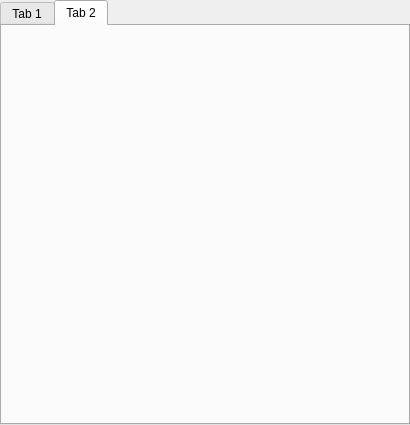
<?xml version="1.0" encoding="UTF-8"?>
<ui version="4.0">
    <class>MainWindow</class>
    <widget class="QMainWindow" name="MainWindow">
        <property name="geometry">
            <rect>
                <x>0</x>
                <y>0</y>
                <width>410</width>
                <height>425</height>
            </rect>
        </property>
        <property name="windowTitle">
            <string>MainWindow</string>
        </property>
        <widget class="QWidget" name="centralwidget">
            <widget class="QTabWidget" name="tabWidget">
                <property name="geometry">
                    <rect>
                        <x>0</x>
                        <y>0</y>
                        <width>410</width>
                        <height>425</height>
                    </rect>
                </property>
                <property name="currentIndex">
                    <number>1</number>
                </property>
                <widget class="QWidget" name="tab">
                    <property name="enabled">
                        <bool>false</bool>
                    </property>
                    <attribute name="title">
                        <string>Tab 1</string>
                    </attribute>
                </widget>
                <widget class="QWidget" name="tab_2">
                    <property name="enabled">
                        <bool>false</bool>
                    </property>
                    <attribute name="title">
                        <string>Tab 2</string>
                    </attribute>
                </widget>
            </widget>
        </widget>
    </widget>
    <resources/>
    <connections/>
</ui>
